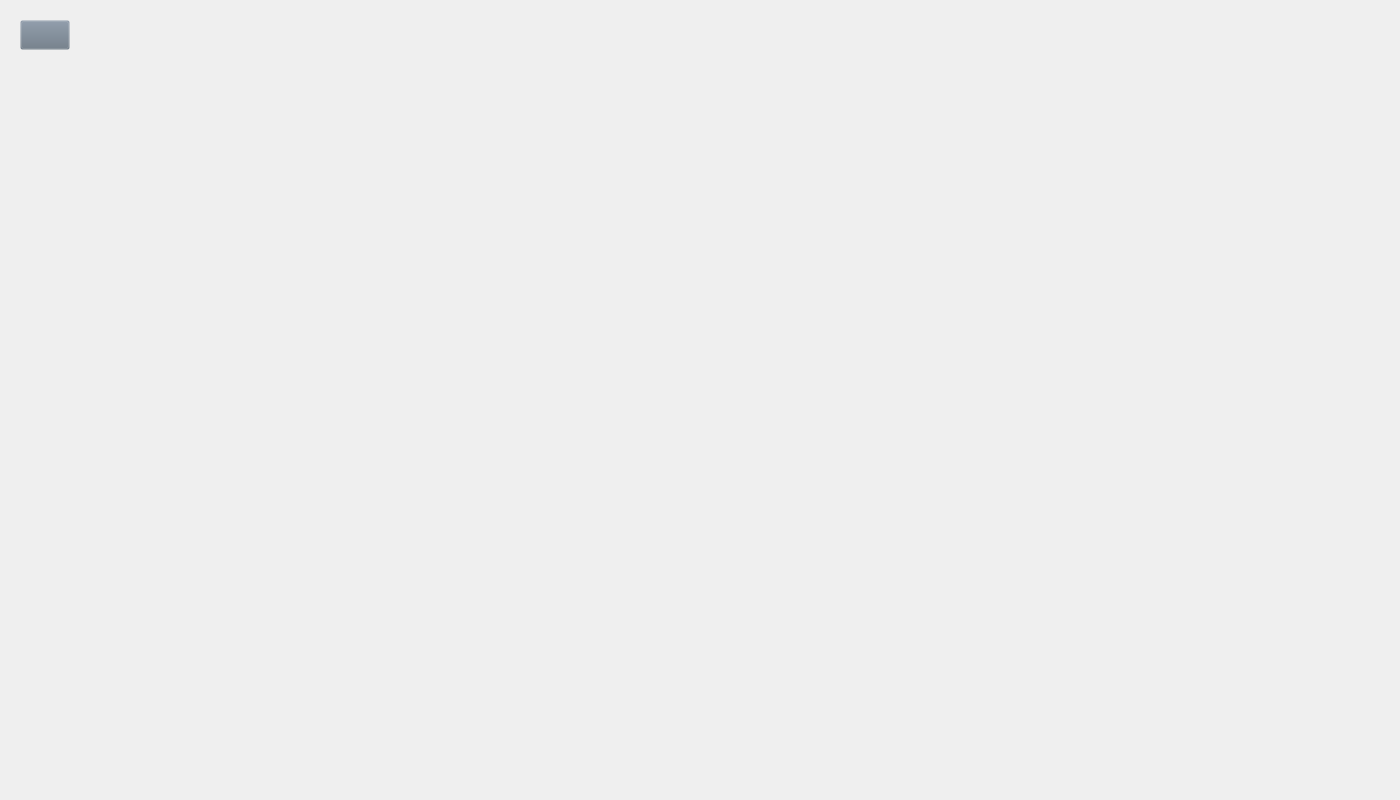
<?xml version="1.0" encoding="UTF-8"?>
<ui version="4.0">
 <class>Form</class>
 <widget class="QWidget" name="Form">
  <property name="geometry">
   <rect>
    <x>0</x>
    <y>0</y>
    <width>1400</width>
    <height>800</height>
   </rect>
  </property>
  <property name="windowTitle">
   <string>Form</string>
  </property>
  <property name="styleSheet">
   <string notr="true">QPushButton#back{
	background-color: rgba(105, 118, 132, 0);
}
QPushButton#back:pressed{
	padding-left: 2px;
	padding-top: 2px;
}</string>
  </property>
  <widget class="QPushButton" name="back">
   <property name="geometry">
    <rect>
     <x>20</x>
     <y>20</y>
     <width>50</width>
     <height>30</height>
    </rect>
   </property>
   <property name="text">
    <string/>
   </property>
   <property name="icon">
    <iconset>
     <normaloff>../Images/right-arrows.png</normaloff>../Images/right-arrows.png</iconset>
   </property>
   <property name="iconSize">
    <size>
     <width>30</width>
     <height>30</height>
    </size>
   </property>
  </widget>
 </widget>
 <resources/>
 <connections/>
</ui>
